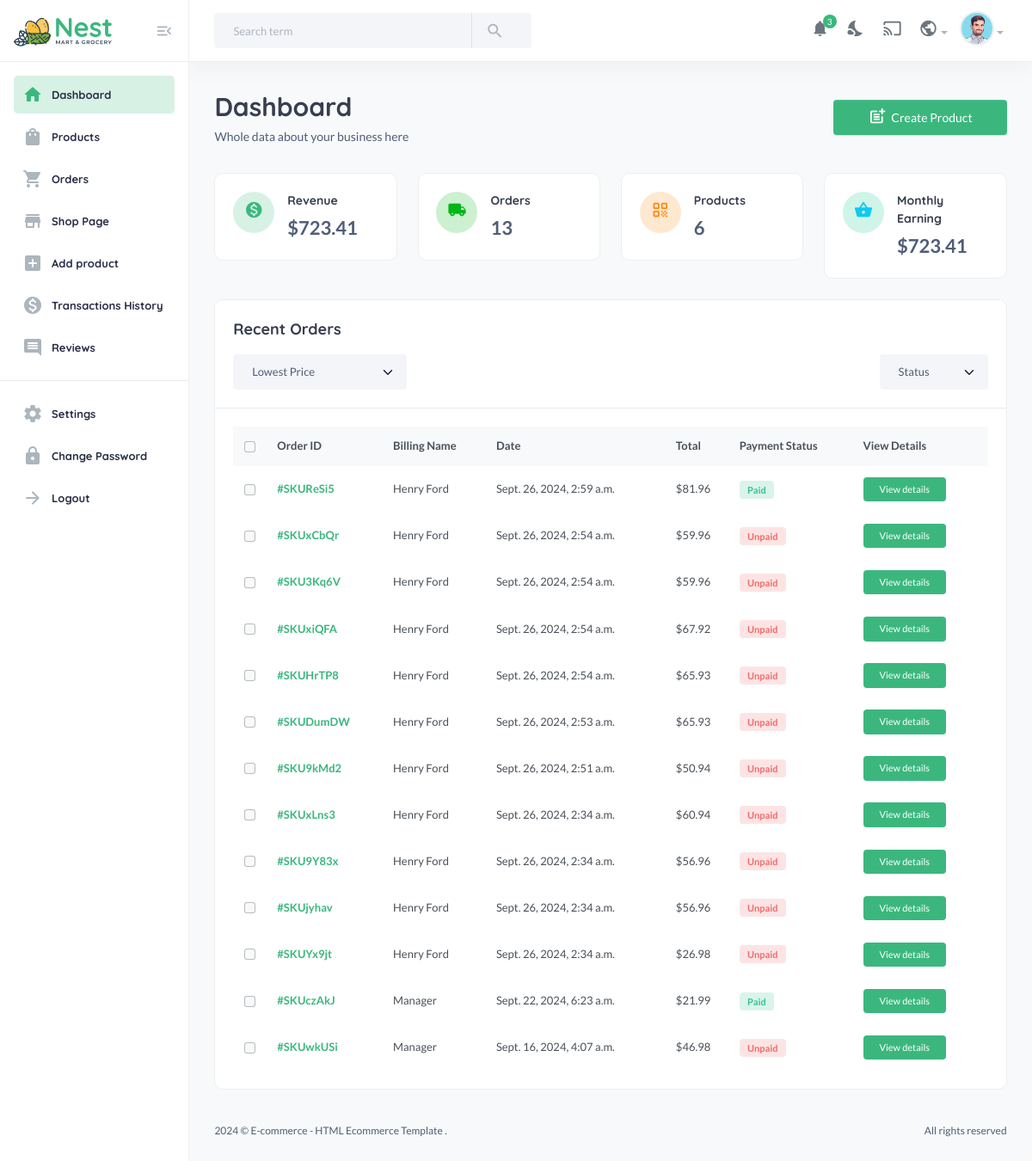
/useradmin/dashboard/ (signed in), run on an earlier commit of the app's database.
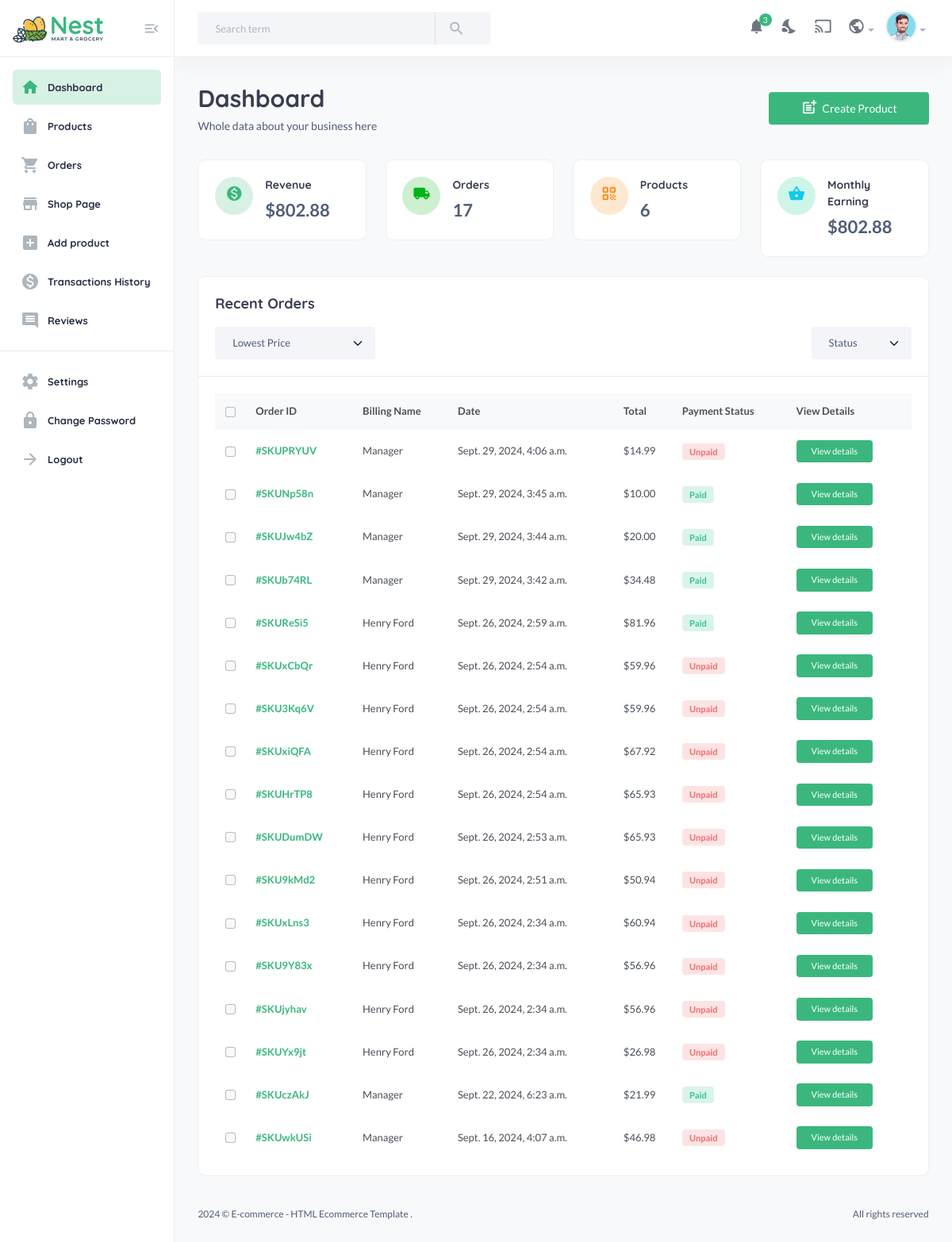
And on a later commit of the database.
### core/models.py (models this page shows)
class CartOrder(models.Model):
    user = models.ForeignKey(User, on_delete=models.CASCADE, related_name="cart_orders")
    full_name = models.CharField(max_length=100, null=True, blank=True)
    email = models.EmailField(max_length=100, null=True, blank=True)
    phone = models.CharField(max_length=20, null=True, blank=True)
    address = models.CharField(max_length=100, null=True, blank=True)
    city = models.CharField(max_length=100, null=True, blank=True)
    state = models.CharField(max_length=100, null=True, blank=True)
    country = models.CharField(max_length=100, null=True, blank=True)
    price = models.DecimalField(max_digits=10, decimal_places=2, default="0.00")
    saved = models.DecimalField(max_digits=10, decimal_places=2, default="0.00")
    coupons = models.ManyToManyField(Coupon, blank=True)
    shipping_method = models.CharField(max_length=100, null=True, blank=True)
    tracking_id = models.CharField(max_length=100, null=True, blank=True)
    tracking_website_address = models.CharField(max_length=100, null=True, blank=True)
    paid_status = models.BooleanField(default=False)
    order_date = models.DateTimeField(auto_now_add=True)
    product_status = models.CharField(choices=STATUS_CHOICES, max_length=30, default="processing")
    sku = ShortUUIDField(null=True, blank=True, length=5, prefix="SKU", max_length=20)
    oid = ShortUUIDField(null=True, blank=True, length=5, prefix="SKU", max_length=20)
    stripe_payment_intent = models.CharField(max_length=1000, null=True, blank=True)
    class Meta:
        verbose_name_plural = "Cart Orders"

### useradmin/decorators.py (the view)
    def wrapper(request, *args, **kwargs):
        if not request.user.is_superuser:
            messages.warning(request, "You are not authorized to access this page.")
            return redirect('userauths:sign-in')
        return view_function(request, *args, **kwargs)

### core/context_processors.py (called while the page is built)
def default(request):
    categories = Category.objects.all()
    vendors = Vendor.objects.all()
    min_max_price = Product.objects.aggregate(Min("price"), Max("price"))
    user_wishlist = []
    if request.user.is_authenticated:
        user_wishlist = [item.product.pid for item in WishList.objects.filter(user=request.user)]
    try:
        address = Address.objects.get(user=request.user)
    except:
        address = None
    return {
        'categories': categories,
        'vendors': vendors,
        'address': address,
        'min_max_price': min_max_price,
        'user_wishlist': user_wishlist,
    }

### useradmin/views.py (called while the page is built)
@admin_required
def dashboard(request):
    revenue = CartOrder.objects.aggregate(price=Sum("price"))
    orders = CartOrder.objects.all().order_by("-order_date")
    order_count = orders.count()
    products = Product.objects.all()
    categories = Category.objects.all()
    customers = User.objects.all().order_by("-id")
    this_month = datetime.datetime.now().month
    monthly_revenue = (CartOrder.objects.filter(order_date__month=this_month)).aggregate(price=Sum("price"))
    context = {
        "orders": orders,
        "order_count": order_count,
        "revenue": revenue["price"],
        "products": products,
        "categories": categories,
        "customers": customers,
        "monthly_revenue": monthly_revenue,
    }
    return render(request, "useradmin/dashboard.html", context)

### templates/useradmin/dashboard.html (shortened to what this page needs)
{% extends 'useradmin/base.html' %}
{% load static %}
{% block content %}
<section class="content-main">
  <div class="content-header">
    <div>
      <h2 class="content-title card-title">Dashboard</h2>
      <p>Whole data about your business here</p>
    </div>
    <div>
      <a href="#" class="btn btn-primary"
        ><i class="text-muted material-icons md-post_add"></i>Create Product</a
      >
    </div>
  </div>
  <div class="row">
    <div class="col-lg-3">
      <div class="card card-body mb-4">
        <article class="icontext">
          <span class="icon icon-sm rounded-circle bg-primary-light"
            ><i class="text-primary material-icons md-monetization_on"></i
          ></span>
          <div class="text">
            <h6 class="mb-1 card-title">Revenue</h6>
            <span>${{revenue|floatformat:2}}</span>
          </div>
        </article>
      </div>
    </div>
    <div class="col-lg-3">
      <div class="card card-body mb-4">
        <article class="icontext">
          <span class="icon icon-sm rounded-circle bg-success-light"
            ><i class="text-success material-icons md-local_shipping"></i
          ></span>
          <div class="text">
            <h6 class="mb-1 card-title">Orders</h6>
            <span>{{order_count}}</span>
          </div>
        </article>
      </div>
    </div>
    <div class="col-lg-3">
      <div class="card card-body mb-4">
        <article class="icontext">
          <span class="icon icon-sm rounded-circle bg-warning-light"
            ><i class="text-warning material-icons md-qr_code"></i
          ></span>
          <div class="text">
            <h6 class="mb-1 card-title">Products</h6>
            <span>{{products|length}}</span>
          </div>
        </article>
      </div>
    </div>
    <div class="col-lg-3">
      <div class="card card-body mb-4">
        <article class="icontext">
          <span class="icon icon-sm rounded-circle bg-info-light"
            ><i class="text-info material-icons md-shopping_basket"></i
          ></span>
          <div class="text">
            <h6 class="mb-1 card-title">Monthly Earning</h6>
            <span>${{monthly_revenue.price|floatformat:2}}</span>
          </div>
        </article>
      </div>
    </div>
  </div>
  <div class="card mb-4">
    <header class="card-header">
      <h4 class="card-title">Recent Orders</h4>
      <div class="row align-items-center">
        <div class="col-md-3 col-12 me-auto mb-md-0 mb-3">
          <div class="custom_select">
            <select class="form-select select-nice">
              <option selected>Lowest Price</option>
            </select>
          </div>
        </div>
        <div class="col-md-2 col-6">
          <div class="custom_select">
            <select class="form-select select-nice">
              <option selected>Status</option>
            </select>
          </div>
        </div>
      </div>
    </header>
    <div class="card-body">
      <div class="table-responsive">
        <div class="table-responsive">
          <table class="table align-middle table-nowrap mb-0">
            <thead class="table-light">
              <tr>
                <th scope="col" class="text-center">
                  <div class="form-check align-middle">
                    <input
                      class="form-check-input"
                      type="checkbox"
                      id="transactionCheck01"
                    />
                  </div>
                </th>
                <th class="align-middle" scope="col">Order ID</th>
                <th class="align-middle" scope="col">Billing Name</th>
                <th class="align-middle" scope="col">Date</th>
                <th class="align-middle" scope="col">Total</th>
                <th class="align-middle" scope="col">Payment Status</th>
                <th class="align-middle" scope="col">View Details</th>
              </tr>
            </thead>
            <tbody>
            {% for order in orders %}
              <tr>
                <td class="text-center">
                  <div class="form-check">
                    <input
                      class="form-check-input"
                      type="checkbox"
                      id="transactionCheck02"
                    />
                  </div>
                </td>
                <td><a href="#" class="fw-bold">#{{order.sku}}</a></td>
                <td>{{order.full_name}}</td>
                <td>{{order.order_date}}</td>
                <td>${{order.price|floatformat:2}}</td>
                <td>
                  {% if order.paid_status %}
                    <span class="badge badge-pill badge-soft-success">Paid</span>
                  {% else %}
                    <span class="badge badge-pill badge-soft-danger">Unpaid</span>
                  {% endif %}
                </td>
                <td>
                  <a href="#" class="btn btn-xs"> View details</a>
                </td>
              </tr>
            {% endfor %}
            </tbody>
          </table>
        </div>
      </div>
    </div>
  </div>
</section>
{% endblock content %}

### templates/useradmin/base.html (shortened to what this page needs)
{% load static %}
<!DOCTYPE html>
<html lang="en">
    <head>
        <link href="{% static 'assets2/css/main.css' %}" rel="stylesheet" type="text/css" />
        <link rel="stylesheet" href="https://cdnjs.cloudflare.com/ajax/libs/font-awesome/6.0.0/css/all.min.css" />
    </head>
    <body>
        <aside class="navbar-aside" id="offcanvas_aside">
            <div class="aside-top">
                <a href="index.html" class="brand-wrap">
                    <img src="{% static 'assets2/imgs/theme/logo.svg' %}" class="logo" alt="E-commerce Dashboard" />
                </a>
                <div>
                    <button class="btn btn-icon btn-aside-minimize"><i class="text-muted material-icons md-menu_open"></i></button>
                </div>
            </div>
            <nav>
                <ul class="menu-aside">
                    <li class="menu-item {% if '/useradmin/dashboard' in request.path %}active{% endif %}">
                        <a class="menu-link" href="{% url 'useradmin:dashboard' %}">
                            <i class="icon material-icons md-home"></i>
                            <span class="text">Dashboard</span>
                        </a>
                    </li>
                    <li class="menu-item {% if '/useradmin/products' in request.path %}active{% endif %}">
                        <a class="menu-link" href="{% url 'useradmin:products' %}">
                            <i class="icon material-icons md-shopping_bag"></i>
                            <span class="text">Products</span>
                        </a>
                    </li>
                    <li class="menu-item {% if '/useradmin/orders' in request.path %}active{% endif %}">
                        <a class="menu-link" href="{% url 'useradmin:orders' %}">
                            <i class="icon material-icons md-shopping_cart"></i>
                            <span class="text">Orders</span>
                        </a>
                    </li>
                    <li class="menu-item {% if '/useradmin/shop-page' in request.path %}active{% endif %}">
                        <a class="menu-link " href="{% url 'useradmin:shop-page' %}">
                            <i class="icon material-icons md-store"></i>
                            <span class="text">Shop Page</span>
                        </a>
                    </li>
                    <li class="menu-item {% if 'useradmin/add-product' in request.path %}active{% endif %}">
                        <a class="menu-link" href="{% url 'useradmin:add-product' %}">
                            <i class="icon material-icons md-add_box"></i>
                            <span class="text">Add product</span>
                        </a>
                    </li>
                    <li class="menu-item ">
                        <a class="menu-link" href="page-transactions-1.html">
                            <i class="icon material-icons md-monetization_on"></i>
                            <span class="text">Transactions History</span>
                        </a>
                    </li>
                    <li class="menu-item {% if '/useradmin/reviews' in request.path %}active {% endif %}">
                        <a class="menu-link" href="{% url 'useradmin:reviews' %}">
                            <i class="icon material-icons md-comment"></i>
                            <span class="text">Reviews</span>
                        </a>
                    </li>
                </ul>
                <hr />
                <ul class="menu-aside">
                    <li class="menu-item {% if 'useradmin/settings' in request.path %}active{% endif %}">
                        <a class="menu-link" href="{% url 'useradmin:settings' %}">
                            <i class="icon material-icons md-settings"></i>
                            <span class="text">Settings</span>
                        </a>
                    </li>
                    <li class="menu-item {% if 'useradmin/change-password' in request.path %}active{% endif %}">
                        <a class="menu-link" href="{% url 'useradmin:change-password' %}">
                            <i class="icon material-icons md-lock"></i>
                            <span class="text"> Change Password </span>
                        </a>
                    </li>
                    <li class="menu-item">
                        <a class="menu-link" href="{% url 'userauths:sign-out' %}">
                            <i class="icon material-icons md-arrow_forward"></i>
                            <span class="text">Logout</span>
                        </a>
                    </li>
                </ul>
                <br />
                <br />
            </nav>
        </aside>
        <main class="main-wrap">
            <header class="main-header navbar">
                <div class="col-search">
                    <form class="searchform">
                        <div class="input-group">
                            <input list="search_terms" type="text" class="form-control" placeholder="Search term" />
                            <button class="btn btn-light bg" type="button"><i class="material-icons md-search"></i></button>
                        </div>
                    </form>
                </div>
                <div class="col-nav">
                    <ul class="nav">
                        <li class="nav-item">
                            <a class="nav-link btn-icon" href="#">
                                <i class="material-icons md-notifications animation-shake"></i>
                                <span class="badge rounded-pill">3</span>
                            </a>
                        </li>
                        <li class="nav-item">
                            <a class="nav-link btn-icon darkmode" href="#"> <i class="material-icons md-nights_stay"></i> </a>
                        </li>
                        <li class="nav-item">
                            <a href="#" class="requestfullscreen nav-link btn-icon"><i class="material-icons md-cast"></i></a>
                        </li>
                        <li class="dropdown nav-item">
                            <a class="dropdown-toggle" data-bs-toggle="dropdown" href="#" id="dropdownLanguage" aria-expanded="false"><i class="material-icons md-public"></i></a>
                        </li>
                        <li class="dropdown nav-item">
                            <a class="dropdown-toggle" data-bs-toggle="dropdown" href="#" id="dropdownAccount" aria-expanded="false"> <img class="img-xs rounded-circle" src="{% static 'assets2/imgs/people/avatar-2.png' %}" alt="User" /></a>
                        </li>
                    </ul>
                </div>
            </header>
            {% block content %}
            {% endblock content %}
            <footer class="main-footer font-xs">
                <div class="row pb-30 pt-15">
                    <div class="col-sm-6">
                        &copy; E-commerce - HTML Ecommerce Template .
                    </div>
                    <div class="col-sm-6">
                        <div class="text-sm-end">All rights reserved</div>
                    </div>
                </div>
            </footer>
        </main>
    </body>
</html>

What changed in the data, as far as the page shows it:
added CartOrder: sku "SKUPRYUV", full_name "Manager", order_date "Sept. 29, 2024, 4:06 a.m.", price "14.99", paid_status "Unpaid"
added CartOrder: sku "SKUNp58n", full_name "Manager", order_date "Sept. 29, 2024, 3:45 a.m.", price "10.00", paid_status "Paid"
added CartOrder: sku "SKUJw4bZ", full_name "Manager", order_date "Sept. 29, 2024, 3:44 a.m.", price "20.00", paid_status "Paid"
added CartOrder: sku "SKUb74RL", full_name "Manager", order_date "Sept. 29, 2024, 3:42 a.m.", price "34.48", paid_status "Paid"
Also different on the page:
{{ revenue|floatformat:2 }}: "723.41" → "802.88"
{{ order_count }}: "13" → "17"
{{ monthly_revenue.price|floatformat:2 }}: "723.41" → "802.88"
